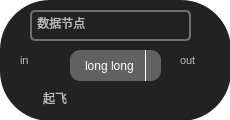
<?xml version="1.0" encoding="UTF-8"?>
<ui version="4.0">
 <class>GraphicsDataNode</class>
 <widget class="QWidget" name="GraphicsDataNode">
  <property name="geometry">
   <rect>
    <x>0</x>
    <y>0</y>
    <width>230</width>
    <height>120</height>
   </rect>
  </property>
  <property name="minimumSize">
   <size>
    <width>0</width>
    <height>0</height>
   </size>
  </property>
  <property name="maximumSize">
   <size>
    <width>230</width>
    <height>120</height>
   </size>
  </property>
  <property name="windowTitle">
   <string>Form</string>
  </property>
  <property name="styleSheet">
   <string notr="true">

background: rgba(255, 255, 255, 0);
    color: #BBBBBB;
    font-family: &quot;Segoe UI&quot;;

</string>
  </property>
  <widget class="QComboBox" name="comboBox">
   <property name="geometry">
    <rect>
     <x>70</x>
     <y>50</y>
     <width>91</width>
     <height>31</height>
    </rect>
   </property>
   <property name="font">
    <font>
     <family>Segoe UI</family>
     <pointsize>9</pointsize>
    </font>
   </property>
   <property name="styleSheet">
    <string notr="true">
QComboBox {border-radius:10px;background:rgb(97, 97, 97);color:#ffffff;
padding-left:15px;
}  

QComboBox QAbstractItemView {background:rgb(189, 189, 189);color:#ffffff;} 
 

QComboBox::drop-down{
width: 15px;
border-left: 1px solid #ffffff; 
}    

QComboBox::down-arrow {image: url(:/img/img/xia.png);height:30px;width:15px;}   

QListView::item{padding-left:15px;background:rgb(152, 152, 152);color:#ffffff;}  

QListView::item:selected{ 
color:#DCDCDC;
background:rgb(94,167,255);
}   

QListView::item:hover{ 
color:#DCDCDC;
background:rgb(94,167,255);
}</string>
   </property>
   <item>
    <property name="text">
     <string>long long</string>
    </property>
   </item>
   <item>
    <property name="text">
     <string>String</string>
    </property>
   </item>
   <item>
    <property name="text">
     <string>float</string>
    </property>
   </item>
   <item>
    <property name="text">
     <string>double</string>
    </property>
   </item>
   <item>
    <property name="text">
     <string>int</string>
    </property>
   </item>
  </widget>
  <widget class="QLabel" name="nodeBackground">
   <property name="geometry">
    <rect>
     <x>0</x>
     <y>0</y>
     <width>231</width>
     <height>121</height>
    </rect>
   </property>
   <property name="styleSheet">
    <string notr="true">

background: #222222;
    color: #BBBBBB;
    font-family: &quot;Segoe UI&quot;;
border-radius:50%;
</string>
   </property>
   <property name="text">
    <string/>
   </property>
  </widget>
  <widget class="QLineEdit" name="dataNodeData">
   <property name="geometry">
    <rect>
     <x>40</x>
     <y>90</y>
     <width>151</width>
     <height>21</height>
    </rect>
   </property>
   <property name="font">
    <font>
     <family>Segoe UI</family>
     <pointsize>9</pointsize>
     <weight>50</weight>
     <bold>false</bold>
    </font>
   </property>
   <property name="styleSheet">
    <string notr="true">border:1px solid rgba(255, 255, 255, 0)</string>
   </property>
   <property name="text">
    <string>起飞</string>
   </property>
  </widget>
  <widget class="QLineEdit" name="dataNodeName">
   <property name="geometry">
    <rect>
     <x>30</x>
     <y>10</y>
     <width>161</width>
     <height>31</height>
    </rect>
   </property>
   <property name="font">
    <font>
     <family>Segoe UI</family>
     <pointsize>9</pointsize>
     <weight>50</weight>
     <bold>false</bold>
    </font>
   </property>
   <property name="styleSheet">
    <string notr="true">border:2px solid rgb(111, 111, 111);
border-radius:5px;</string>
   </property>
   <property name="text">
    <string> 数据节点</string>
   </property>
  </widget>
  <widget class="QLabel" name="label">
   <property name="geometry">
    <rect>
     <x>180</x>
     <y>50</y>
     <width>31</width>
     <height>21</height>
    </rect>
   </property>
   <property name="font">
    <font>
     <family>Segoe UI</family>
     <pointsize>8</pointsize>
     <weight>50</weight>
     <bold>false</bold>
    </font>
   </property>
   <property name="text">
    <string>out</string>
   </property>
  </widget>
  <widget class="QLabel" name="label_2">
   <property name="geometry">
    <rect>
     <x>20</x>
     <y>50</y>
     <width>31</width>
     <height>21</height>
    </rect>
   </property>
   <property name="font">
    <font>
     <family>Segoe UI</family>
     <pointsize>8</pointsize>
     <weight>50</weight>
     <bold>false</bold>
    </font>
   </property>
   <property name="text">
    <string>in</string>
   </property>
  </widget>
  <widget class="Port" name="inputPort" native="true">
   <property name="geometry">
    <rect>
     <x>0</x>
     <y>50</y>
     <width>16</width>
     <height>16</height>
    </rect>
   </property>
  </widget>
  <widget class="Port" name="outputPort" native="true">
   <property name="geometry">
    <rect>
     <x>210</x>
     <y>50</y>
     <width>16</width>
     <height>16</height>
    </rect>
   </property>
  </widget>
  <zorder>nodeBackground</zorder>
  <zorder>comboBox</zorder>
  <zorder>dataNodeData</zorder>
  <zorder>dataNodeName</zorder>
  <zorder>label</zorder>
  <zorder>label_2</zorder>
  <zorder>inputPort</zorder>
  <zorder>outputPort</zorder>
 </widget>
 <customwidgets>
  <customwidget>
   <class>Port</class>
   <extends>QWidget</extends>
   <header>port.h</header>
  </customwidget>
 </customwidgets>
 <resources/>
 <connections/>
</ui>
